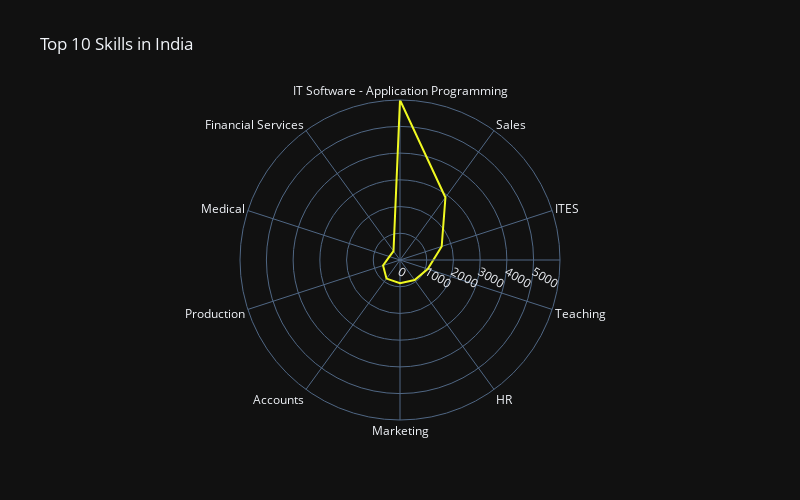

Notebook cell for this chart:
### Code cell
# horizontal plot of skills
px.line_polar(skills_Category, r=' Number of Skills', theta='Skills', line_close=True, title='Top 10 Skills in India', color_discrete_sequence=px.colors.sequential.Plasma_r, template="plotly_dark", width=800, height=500)

### Figure 1 — Plotly figure (JSON) as saved in the notebook; plotly's stock layout.template omitted (floating-point values rounded to 4 significant figures)
{"data": [{"hovertemplate": " Number of Skills=%{r}<br>Skills=%{theta}<extra></extra>", "legendgroup": "", "line": {"color": "#f0f921", "dash": "solid"}, "marker": {"symbol": "circle"}, "mode": "lines", "name": "", "r": [5989, 2893, 1640, 1091, 928, 868, 860, 667, 418, 413, 5989], "showlegend": false, "subplot": "polar", "theta": ["IT Software - Application Programming", "Sales", "ITES", "Teaching", "HR", "Marketing", "Accounts", "Production", "Medical", "Financial Services", "IT Software - Application Programming"], "type": "scatterpolar"}], "layout": {"height": 500, "legend": {"tracegroupgap": 0}, "polar": {"angularaxis": {"direction": "clockwise", "rotation": 90}, "domain": {"x": [0, 1], "y": [0, 1]}}, "title": {"text": "Top 10 Skills in India"}, "width": 800}}
